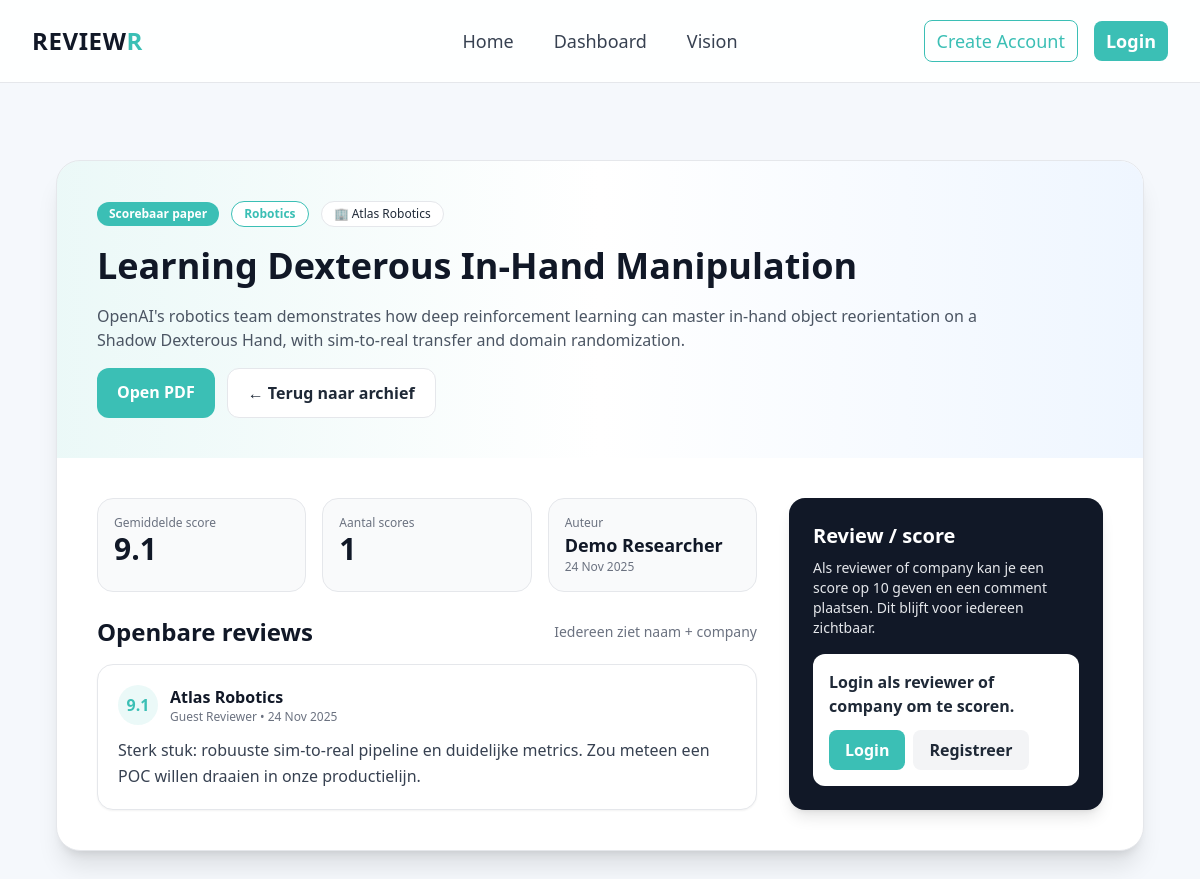
/papers/1, run on the app's committed database.
### app/models.py (models this page shows, shortened)
class Paper(db.Model):
    __tablename__ = "Paper"
    paper_id = db.Column(db.Integer, primary_key=True)
    user_id = db.Column(db.Integer, db.ForeignKey('User.user_id', ondelete='CASCADE'))
    title = db.Column(db.String(255), nullable=False)
    abstract = db.Column(db.Text)
    research_domain = db.Column(db.String(120), default="General", nullable=False)
    upload_date = db.Column(db.DateTime, server_default=db.func.now())
    file_path = db.Column(db.String(512), nullable=False)
    reviews = db.relationship('Review', backref='paper', lazy=True)
    companies = db.relationship('PaperCompany', back_populates='paper')

class PaperCompany(db.Model):
    __tablename__ = "PaperCompany"
    paper_id = db.Column(db.Integer, db.ForeignKey('Paper.paper_id', ondelete='CASCADE'), primary_key=True)
    company_id = db.Column(db.Integer, db.ForeignKey('Company.company_id', ondelete='CASCADE'), primary_key=True)
    paper = db.relationship('Paper', back_populates='companies')
    company = db.relationship('Company', back_populates='papers')

class Company(db.Model):
    __tablename__ = "Company"
    company_id = db.Column(db.Integer, primary_key=True)
    name = db.Column(db.String(255), nullable=False)
    industry = db.Column(db.String(255))
    papers = db.relationship('PaperCompany', back_populates='company')

class User(db.Model):
    __tablename__ = "User"
    user_id = db.Column(db.Integer, primary_key=True)
    name = db.Column(db.String(255), nullable=False)
    email = db.Column(db.String(255), unique=True, nullable=False)
    role = db.Column(db.String(100), nullable=False)
    papers = db.relationship('Paper', backref='author', lazy=True)
    reviews = db.relationship('Review', backref='reviewer', lazy=True)

class Review(db.Model):
    __tablename__ = "Review"
    review_id = db.Column(db.Integer, primary_key=True)
    paper_id = db.Column(db.Integer, db.ForeignKey('Paper.paper_id', ondelete='CASCADE'))
    reviewer_id = db.Column(db.Integer, db.ForeignKey('User.user_id', ondelete='CASCADE'))
    company_id = db.Column(db.Integer, db.ForeignKey('Company.company_id', ondelete='SET NULL'), nullable=True)
    score = db.Column(db.Float)
    comments = db.Column(db.Text)
    date_submitted = db.Column(db.DateTime, server_default=db.func.now())
    company = db.relationship('Company')

### app/routes.py (the view, shortened to what this page needs)
@main.route("/papers/<int:paper_id>", methods=["GET", "POST"])
def paper_detail(paper_id):
    try:
        ensure_demo_content()
        paper = Paper.query.options(
            joinedload(Paper.author),
            joinedload(Paper.reviews).joinedload(Review.reviewer),
            joinedload(Paper.reviews).joinedload(Review.company),
            joinedload(Paper.companies).joinedload(PaperCompany.company),
        ).get_or_404(paper_id)
        companies = Company.query.order_by(Company.name).all()
        can_review_roles = ["Reviewer", "Company", "System/Admin", "Founder"]
        can_review = session.get("user_role") in can_review_roles
        scored = [r.score for r in paper.reviews if r.score is not None]
        average_score = round(sum(scored) / len(scored), 1) if scored else None
        score_count = len(scored)
        reviews_sorted = sorted(paper.reviews, key=lambda r: r.date_submitted, reverse=True)
        return render_template(
            "paper_detail.html",
            title=paper.title,
            paper=paper,
            companies=companies,
            can_review=can_review,
            average_score=average_score,
            score_count=score_count,
            reviews_sorted=reviews_sorted,
            offline=False,
            offline_error=None,
        )
    except Exception:
        demo_companies = [SimpleNamespace(company_id=i + 1, name=c["name"]) for i, c in enumerate(DEMO_COMPANIES)]
        demo_company_lookup = {c.name: c for c in demo_companies}
        if paper_id < 1 or paper_id > len(DEMO_PAPERS):
            abort(404)
        p = DEMO_PAPERS[paper_id - 1]
        company_link = SimpleNamespace(company=demo_company_lookup.get(p["company"]))
        paper_obj = SimpleNamespace(
            paper_id=paper_id,
            title=p["title"],
            abstract=p["abstract"],
            research_domain=p["research_domain"],
            upload_date=None,
            file_path=p["file_path"],
            author=SimpleNamespace(name="Demo Author"),
            reviews=[],
            companies=[company_link],
            user_id=0,
        )
        sample_review = None
        if paper_id == 1:
            sample_review = SimpleNamespace(
                score=9.1,
                comments="Sterk stuk: robuuste sim-to-real pipeline en duidelijke metrics.",
                reviewer=SimpleNamespace(name="Guest Reviewer"),
                company=demo_company_lookup.get("Atlas Robotics"),
                date_submitted=None,
            )
        elif paper_id == 2:
            sample_review = SimpleNamespace(
                score=8.7,
                comments="Graph representaties leveren duidelijk betere biotech affiniteit.",
                reviewer=SimpleNamespace(name="Venture Partner"),
                company=demo_company_lookup.get("BioNexus Labs"),
                date_submitted=None,
            )
        reviews_sorted = [sample_review] if sample_review else []
        average_score = sample_review.score if sample_review else None
        score_count = 1 if sample_review else 0
        return render_template(
            "paper_detail.html",
            title=paper_obj.title,
            paper=paper_obj,
            companies=demo_companies,
            can_review=False,
            average_score=average_score,
            score_count=score_count,
            reviews_sorted=reviews_sorted,
            offline=True,
            offline_error="Database niet bereikbaar – tonen demo detail. Review indienen is tijdelijk uitgeschakeld.",
        )

### app/templates/paper_detail.html (shortened to what this page needs)
{% extends "base.html" %}
{% block content %}
{% set file_ref = paper.file_path|default('') %}
{% if file_ref %}
  {% set pdf_url = file_ref if file_ref.startswith('http') else url_for('static', filename=file_ref) %}
{% else %}
  {% set pdf_url = '#' %}
{% endif %}
<section class="bg-white border border-gray-200 rounded-3xl shadow-xl overflow-hidden">
  <div class="bg-gradient-to-r from-accent/10 via-white to-blue-50 p-10 flex flex-col gap-4">
    <div class="flex flex-wrap gap-3 items-center">
      <span class="px-3 py-1 text-xs font-semibold rounded-full bg-accent text-white">Scorebaar paper</span>
      <span class="px-3 py-1 text-xs font-semibold rounded-full bg-white text-accent border border-accent">{{ paper.research_domain }}</span>
      {% for link in paper.companies %}
        <span class="px-3 py-1 text-xs rounded-full bg-white text-gray-800 border border-gray-200">🏢 {{ link.company.name }}</span>
      {% endfor %}
    </div>
    <h1 class="text-4xl font-extrabold text-gray-900 leading-tight">{{ paper.title }}</h1>
    <p class="text-gray-600 max-w-4xl">{{ paper.abstract }}</p>
    <div class="flex flex-wrap gap-3">
      <a href="{{ pdf_url }}" target="_blank" class="px-5 py-3 bg-accent text-white rounded-xl font-semibold hover:bg-teal-600 transition">Open PDF</a>
      <a href="{{ url_for('main.dashboard') }}" class="px-5 py-3 bg-white border border-gray-200 text-gray-800 rounded-xl font-semibold hover:bg-gray-100 transition">← Terug naar archief</a>
    </div>
  </div>
  <div class="p-10 grid md:grid-cols-3 gap-8">
    <div class="md:col-span-2 space-y-6">
      <div class="grid grid-cols-3 gap-4">
        <div class="bg-gray-50 border border-gray-200 rounded-2xl p-4">
          <p class="text-xs text-gray-500">Gemiddelde score</p>
          <p class="text-3xl font-extrabold text-gray-900">{{ average_score if average_score else '--' }}</p>
        </div>
        <div class="bg-gray-50 border border-gray-200 rounded-2xl p-4">
          <p class="text-xs text-gray-500">Aantal scores</p>
          <p class="text-3xl font-extrabold text-gray-900">{{ score_count }}</p>
        </div>
        <div class="bg-gray-50 border border-gray-200 rounded-2xl p-4">
          <p class="text-xs text-gray-500">Auteur</p>
          <p class="text-lg font-semibold text-gray-900">{{ paper.author.name if paper.author else 'Onbekend' }}</p>
          <p class="text-xs text-gray-500">{{ paper.upload_date.strftime('%d %b %Y') if paper.upload_date else '' }}</p>
        </div>
      </div>
      <div class="space-y-4">
        <div class="flex items-center justify-between">
          <h2 class="text-2xl font-bold text-gray-900">Openbare reviews</h2>
          <span class="text-sm text-gray-500">Iedereen ziet naam + company</span>
        </div>
        {% if reviews_sorted %}
          <div class="space-y-4">
            {% for review in reviews_sorted %}
              <div class="border border-gray-200 rounded-2xl p-5 bg-white shadow-sm">
                <div class="flex justify-between items-start">
                  <div class="flex items-center gap-3">
                    <div class="w-10 h-10 rounded-full bg-accent/10 text-accent font-bold flex items-center justify-center">
                      {% if review.score is not none %}{{ review.score }}{% else %}--{% endif %}
                    </div>
                    <div>
                      <p class="font-semibold text-gray-900">
                        {% if review.company %}{{ review.company.name }}{% else %}{{ review.reviewer.name }}{% endif %}
                      </p>
                      <p class="text-xs text-gray-500">{{ review.reviewer.name }} • {{ review.date_submitted.strftime('%d %b %Y') if review.date_submitted else '' }}</p>
                    </div>
                  </div>
                </div>
                {% if review.comments %}
                  <p class="text-gray-700 mt-3 leading-relaxed">{{ review.comments }}</p>
                {% endif %}
              </div>
            {% endfor %}
          </div>
        {% else %}
          <div class="border border-dashed border-gray-300 rounded-2xl p-6 text-gray-500 bg-gray-50">Nog geen reviews. Wees de eerste om te scoren.</div>
        {% endif %}
      </div>
    </div>
    <div class="md:col-span-1">
      <div class="bg-gray-900 text-white rounded-2xl p-6 shadow-lg sticky top-32">
        <h3 class="text-xl font-bold mb-2">Review / score</h3>
        <p class="text-sm text-gray-200 mb-4">Als reviewer of company kan je een score op 10 geven en een comment plaatsen. Dit blijft voor iedereen zichtbaar.</p>
        {% if can_review and not offline %}
          <form method="post" class="space-y-4">
            <div>
              <label class="text-sm text-gray-200">Score (0-10)</label>
              <input type="number" name="score" step="0.1" min="0" max="10"
                     class="w-full mt-2 px-3 py-2 rounded-lg text-black">
            </div>
            <div>
              <label class="text-sm text-gray-200">Comment</label>
              <textarea name="comments" rows="4" class="w-full mt-2 px-3 py-2 rounded-lg text-black" placeholder="Wat viel op? Wat zijn de next steps?"></textarea>
            </div>
            <div>
              <label class="text-sm text-gray-200">Company (optioneel)</label>
              <select name="company_id" class="w-full mt-2 px-3 py-2 rounded-lg text-black">
                <option value="">- Zonder company -</option>
                {% for company in companies %}
                  <option value="{{ company.company_id }}">{{ company.name }}</option>
                {% endfor %}
              </select>
              <p class="text-xs text-gray-300 mt-1">De companynaam wordt zichtbaar naast je review.</p>
            </div>
            <button type="submit" class="w-full py-3 bg-accent text-gray-900 font-semibold rounded-lg hover:bg-white transition">Review publiceren</button>
          </form>
        {% else %}
          <div class="bg-white text-gray-800 rounded-xl p-4">
            {% if offline %}
              <p class="font-semibold">Offline demo: review indienen staat tijdelijk uit.</p>
            {% else %}
              <p class="font-semibold">Login als reviewer of company om te scoren.</p>
              <div class="flex gap-2 mt-3">
                <a href="{{ url_for('main.login') }}" class="px-4 py-2 bg-accent text-white rounded-lg font-semibold hover:bg-teal-600 transition">Login</a>
                <a href="{{ url_for('main.register') }}" class="px-4 py-2 bg-gray-100 text-gray-800 rounded-lg font-semibold hover:bg-gray-200 transition">Registreer</a>
              </div>
            {% endif %}
          </div>
        {% endif %}
      </div>
    </div>
  </div>
</section>
{% endblock %}

### app/templates/base.html (style rules this page uses)
html, body { background-color: #f5f8fc !important; color: #222 !important; overflow-x: hidden; height: 100%; }

### data on the page
Paper: research_domain "Robotics", title "Learning Dexterous In-Hand Manipulation", abstract "OpenAI's robotics team demonstrates how deep reinforcement learning can master in-hand object reorientation on a Shadow Dexterous Hand, with sim-to-real transfer and domain randomization.", upload_date "24 Nov 2025"
PaperCompany: company.name "Atlas Robotics"
User: author "Demo Researcher"
Review: score "9.1", company.name "Atlas Robotics", reviewer.name "Guest Reviewer", date_submitted "24 Nov 2025", comments "Sterk stuk: robuuste sim-to-real pipeline en duidelijke metrics. Zou meteen een POC willen draaien in onze productielijn."

### other printed values
{{ average_score if average_score else '--' }} "9.1"
{{ score_count }} "1"
